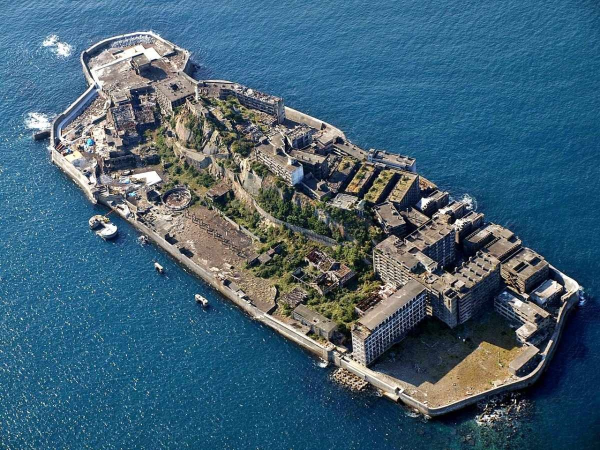
#> input picture ai-video/source-images/aerial_island.jpg, 1200 x 900 px (shown at 1/2 size); its folder holds only this picture in this run
$ python -i shots.py   (imports and definitions only)
#> lines starting #> are read from the running program, lines starting #| are printed output that depends on the picture
### ai-video/render/core.py
"""Core helpers: timing, easing, typography, drawing, image treatment."""
import os
import math
import numpy as np
from PIL import Image, ImageDraw, ImageFont, ImageFilter

W, H = 1920, 1080
FPS = 30
ROOT = os.path.dirname(os.path.dirname(os.path.abspath(__file__)))
FONTS = os.path.join(ROOT, "fonts", "ttf")
SRC = os.path.join(ROOT, "source-images")

# ---------------------------------------------------------------- palette
INK = (10, 13, 17)
BONE = (236, 230, 218)
BONE_DIM = (183, 180, 172)
AMBER = (232, 163, 61)
AMBER_HI = (255, 204, 128)
STEEL = (127, 182, 200)
RED = (198, 78, 58)


# ---------------------------------------------------------------- easing
def clamp(x, a=0.0, b=1.0):
    return a if x < a else (b if x > b else x)


def lerp(a, b, t):
    return a + (b - a) * t


def smooth(t):
    t = clamp(t)
    return t * t * (3 - 2 * t)


def ease_out(t, p=3):
    t = clamp(t)
    return 1 - (1 - t) ** p


def ease_in(t, p=3):
    t = clamp(t)
    return t ** p


def ease_io(t):
    t = clamp(t)
    return 4 * t ** 3 if t < 0.5 else 1 - (-2 * t + 2) ** 3 / 2


def ease_out_expo(t):
    t = clamp(t)
    return 1 if t >= 1 else 1 - 2 ** (-10 * t)


# [17 lines left out: functions rev, pulse, not called in this run]


# ---------------------------------------------------------------- fonts
_font_cache = {}


# [5 lines left out: function font, not called in this run]


F_TITLE = "Anton.ttf"
F_COND = "BebasNeue.ttf"
F_UI = "Inter-latin-500-normal.ttf"
F_UI_B = "Inter-latin-600-normal.ttf"
F_UI_XB = "Inter-latin-700-normal.ttf"
F_MONO = "PlexMono-latin-400-normal.ttf"
F_MONO_M = "PlexMono-latin-500-normal.ttf"
F_JP = "NotoSansJP-700.ttf"


def _mix(a, b, t):
    return tuple(int(round(lerp(a[i], b[i], t))) for i in range(len(a)))


# [83 lines left out: functions text, text_width, wrap, load_plate, grade, bloom_layer, not called in this run]


class Plate:
    """A graded still with a precomputed (half-res) bloom, rendered as a moving crop."""

    # [44 lines left out: functions __init__, crop, kenburns, not called in this run]


# ---------------------------------------------------------------- post FX
def _noise_tiles(n=8, size=512):
#> further down, picture is the input picture: PIL image 1200x900 RGB; mean R, G, B 65.7, 98, 117.3
    rng = np.random.default_rng(7)
    return [rng.normal(0, 1, (size, size, 1)).astype(np.float32) for _ in range(n)]


NOISE = _noise_tiles()
_VIG = None


# [58 lines left out: functions vignette, post, shake, fade, not called in this run]


def solid(color=INK):
    return Image.new("RGB", (W, H), color)


def overlay():
    return Image.new("RGBA", (W, H), (0, 0, 0, 0))


# [5 lines left out: function comp, not called in this run]


# ---------------------------------------------------------------- primitives
def hline(d, x0, x1, y, fill=BONE, alpha=200, width=1):
    d.line([(x0, y), (x1, y)], fill=tuple(fill[:3]) + (int(alpha),), width=width)


def vline(d, x, y0, y1, fill=BONE, alpha=200, width=1):
    d.line([(x, y0), (x, y1)], fill=tuple(fill[:3]) + (int(alpha),), width=width)


# [37 lines left out: functions dashed, dashed_rect, corners, label, not called in this run]


def dot(d, x, y, r, fill=AMBER, alpha=255):
    d.ellipse([x - r, y - r, x + r, y + r], fill=tuple(fill[:3]) + (int(alpha),))


def pin(d, x, y, fill=AMBER, alpha=255, r=5.5):
    dot(d, x, y, r, fill, alpha)
    dot(d, x, y, r * 0.42, BONE, alpha)


# [41 lines left out: functions rings, crosshair, scrim, shader_stripes, not called in this run]

### ai-video/render/shots.py
"""Shot library. Every shot is render(t, dur) -> (PIL RGB frame, PIL RGBA overlay)."""
import json
import math
import random
import numpy as np
from PIL import Image, ImageDraw, ImageFilter
from core import *

# ---------------------------------------------------------------- asset access
_geo = {}
_outline = None
_blocks = None
_plates = {}
_meta = None


# [61 lines left out: functions meta, geo, outline, blocks, plate, island_poly, not called in this run]


def proj(lon, lat, cx, cy, scale):
    return cx + (lon - 129.9) * scale, cy - (lat - 32.75) * scale * 1.22


def darken(img, k=0.5, tint=(1.0, 1.0, 1.0)):
    a = np.asarray(img).astype(np.float32) * k * np.array(tint, dtype=np.float32)
    return Image.fromarray(np.clip(a, 0, 255).astype(np.uint8))


# [6 lines left out: function duotone, not called in this run]


def layer():
    im = Image.new("RGBA", (W, H), (0, 0, 0, 0))
    return im, ImageDraw.Draw(im)


# ================================================================ map engine
SEA = np.array([9, 14, 20], dtype=np.float32)

# [326 lines left out: functions map_render, graticule, map_hud, left_scrim, bottom_scrim, soft_patch and 8 more, not called in this run]


# ================================================================ 07 crowds
def halftone(im, dot=3.2):
#> called with dot = 3.2
    hw, hh = im.size[0] // 2, im.size[1] // 2
#> hw = 600; hh = 450
    im = im.resize((hw, hh), Image.BILINEAR)
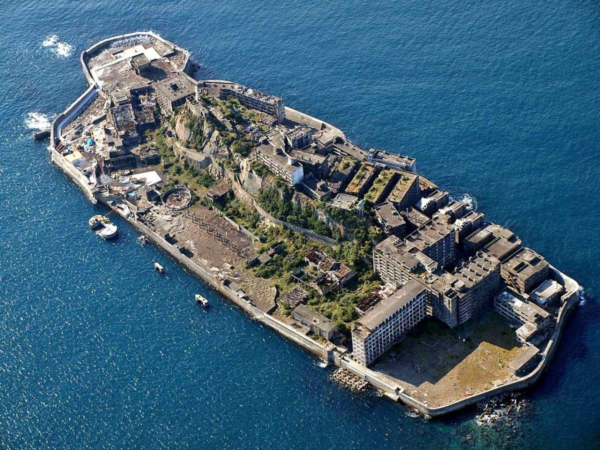
#> im: PIL image 600x450 RGB; mean R, G, B 65.8, 98.1, 117.4
    dot = dot / 2.0
    g = np.asarray(im.convert("L")).astype(np.float32) / 255.0
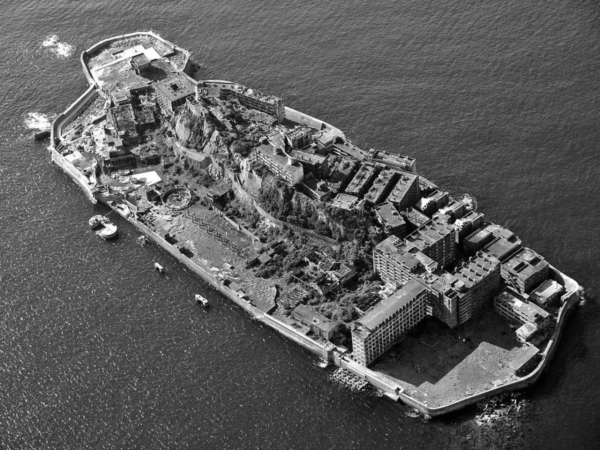
#> g: shape (450, 600) float32; min 0, max 1, mean 0.355
    h, w = g.shape
#> h = 450; w = 600
    yy, xx = np.mgrid[0:h, 0:w]
    pat = 0.5 + 0.5 * np.cos((xx + yy) / dot * math.pi) * np.cos((xx - yy) / dot * math.pi)
    v = np.clip((g - (1 - pat)) * 2.6 + 0.30, 0, 1)
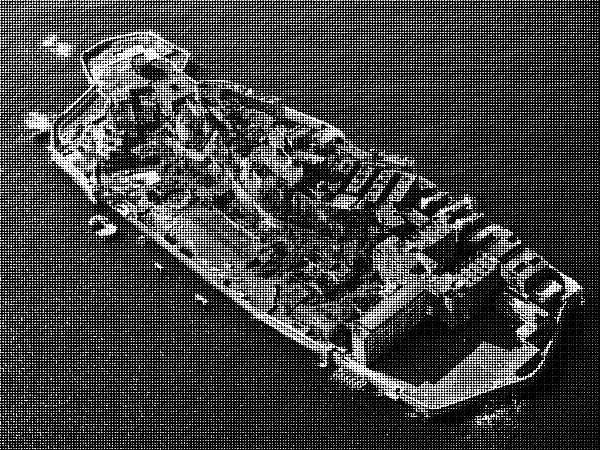
#> v: shape (450, 600) float64; min 0, max 1, mean 0.25
    v = 0.34 + v * 0.66
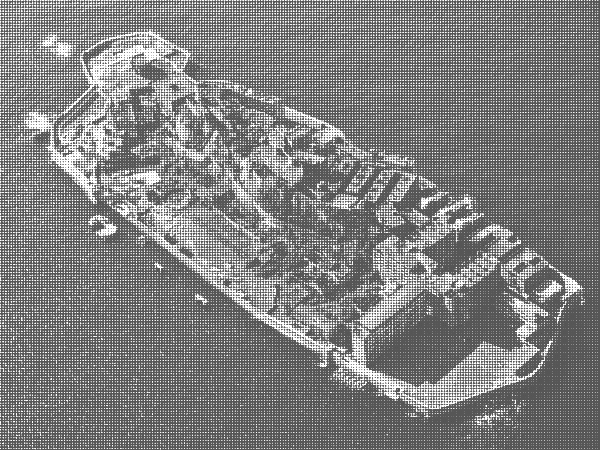
#> v: shape (450, 600) float64; min 0.34, max 1, mean 0.505
    out = np.stack([v * 0.99, v * 0.965, v * 0.93], axis=2) * 255
    return Image.fromarray(np.clip(out, 0, 255).astype(np.uint8)).resize((W, H), Image.BILINEAR)
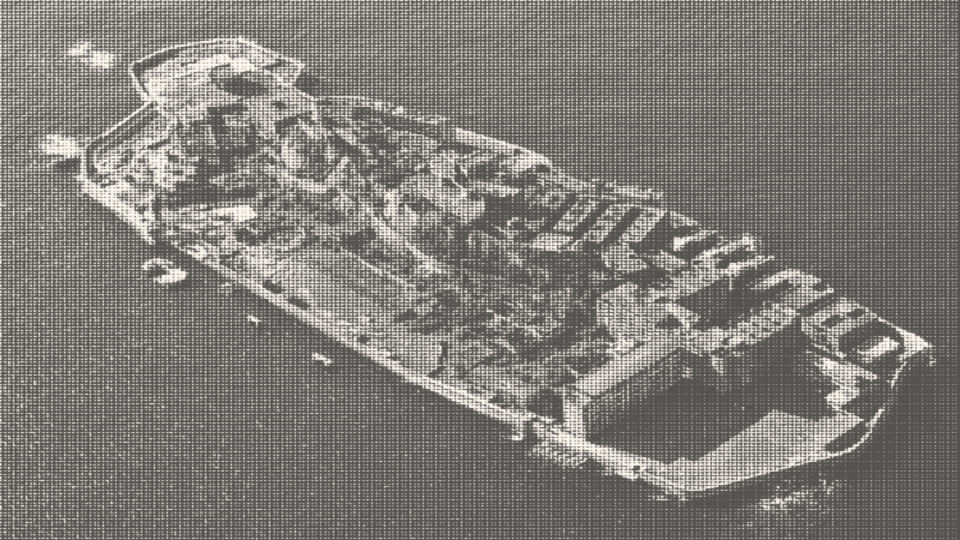
#> returned value: PIL image 1920x1080 RGB (shown at 1/2 size); mean R, G, B 126.9, 123.8, 119.3


# [147 lines left out: functions shot07, shot08, shot09, shot10, shot11, shot12, not called in this run]


SHOTS = [
    (1, shot01, 8.6),
    (2, shot02, 6.0),
    (3, shot03, 4.0),
    (4, shot04, 9.0),
    (5, shot05, 6.6),
    (6, shot06, 5.4),
    (7, shot07, 9.0),
    (8, shot08, 6.4),
    (9, shot09, 7.6),
    (10, shot10, 5.6),
    (11, shot11, 6.2),
    (12, shot12, 5.8),
]


# [7 lines left out: function timeline, not called in this run]

>>> from PIL import Image
>>> picture = Image.open('../source-images/aerial_island.jpg')
>>> result = halftone(picture)

$ run again, on ai-video/source-images/archive_1950s.jpg
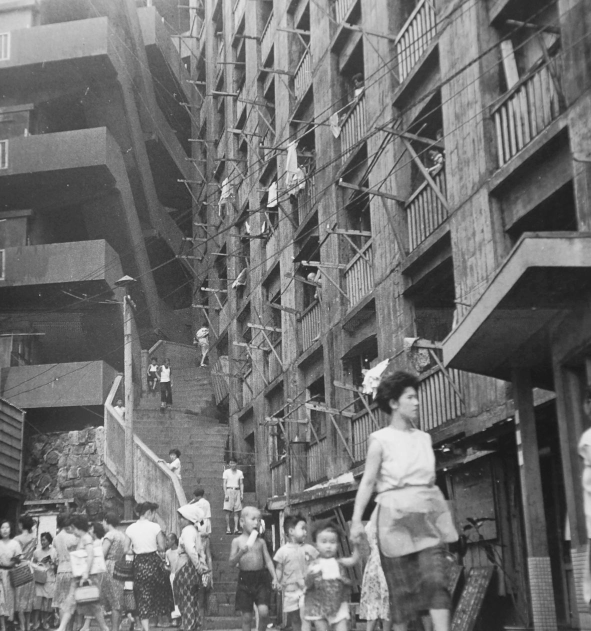
#> input picture ai-video/source-images/archive_1950s.jpg, 1182 x 1262 px (shown at 1/2 size)
#> picture is the input picture: PIL image 1182x1262 RGB; min 20, max 252, mean 113.1
#> in halftone, `v = 0.34 + v * 0.66`:
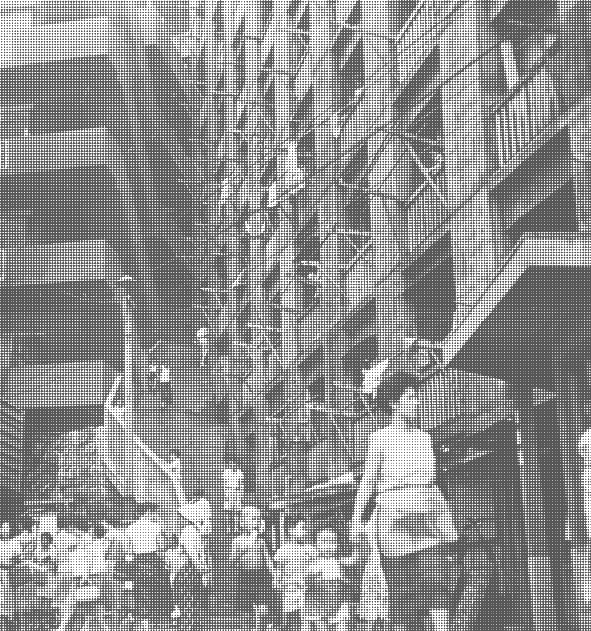
#> v: shape (631, 591) float64; min 0.34, max 1, mean 0.569
#> in halftone, `return Image.fromarray(np.clip(out, 0, 255).astype(np.uint8)).resize((..`:
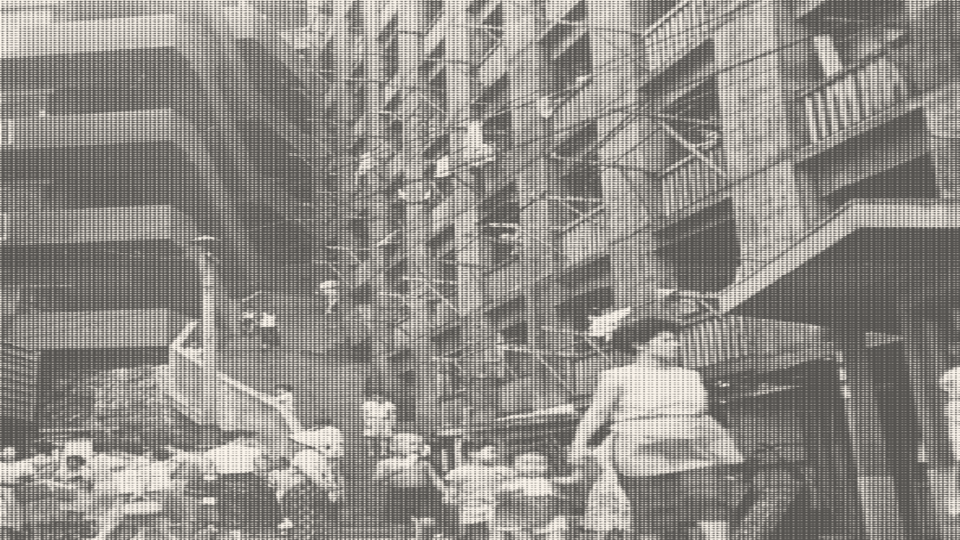
#> returned value: PIL image 1920x1080 RGB (shown at 1/2 size); mean R, G, B 143, 139.5, 134.4

$ run again, on ai-video/source-images/archive_blocks.jpg
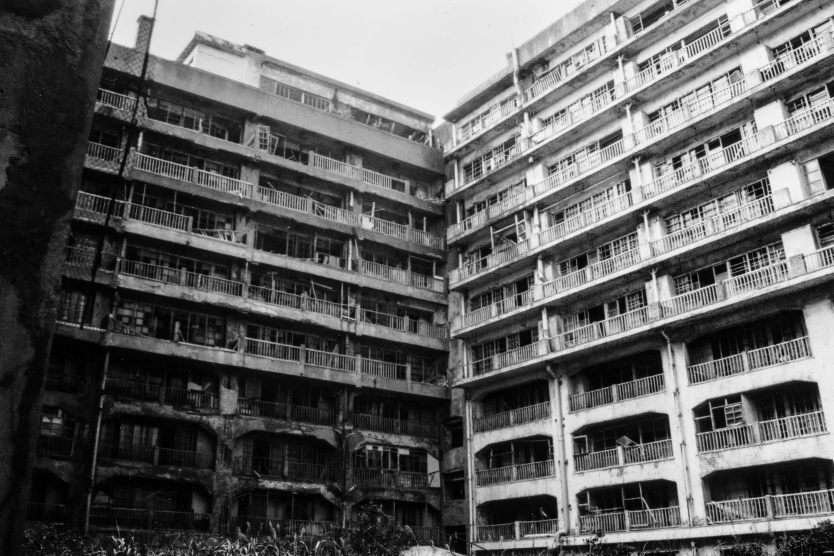
#> input picture ai-video/source-images/archive_blocks.jpg, 2500 x 1667 px (shown at 1/3 size)
#> picture is the input picture: PIL image 2500x1667 RGB; min 0, max 252, mean 96
#> in halftone, `v = 0.34 + v * 0.66`:
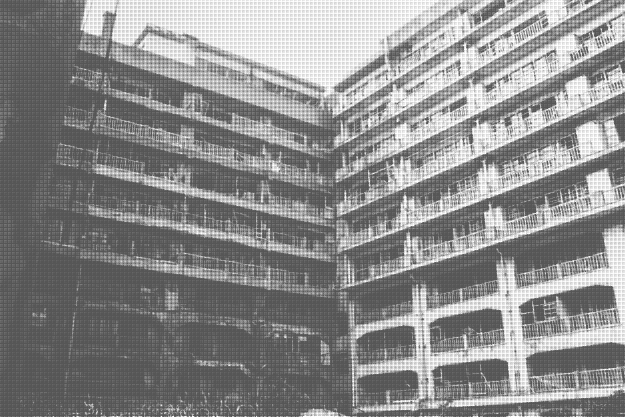
#> v: shape (833, 1250) float64 (shown at 1/2 size); min 0.34, max 1, mean 0.547
#> in halftone, `return Image.fromarray(np.clip(out, 0, 255).astype(np.uint8)).resize((..`:
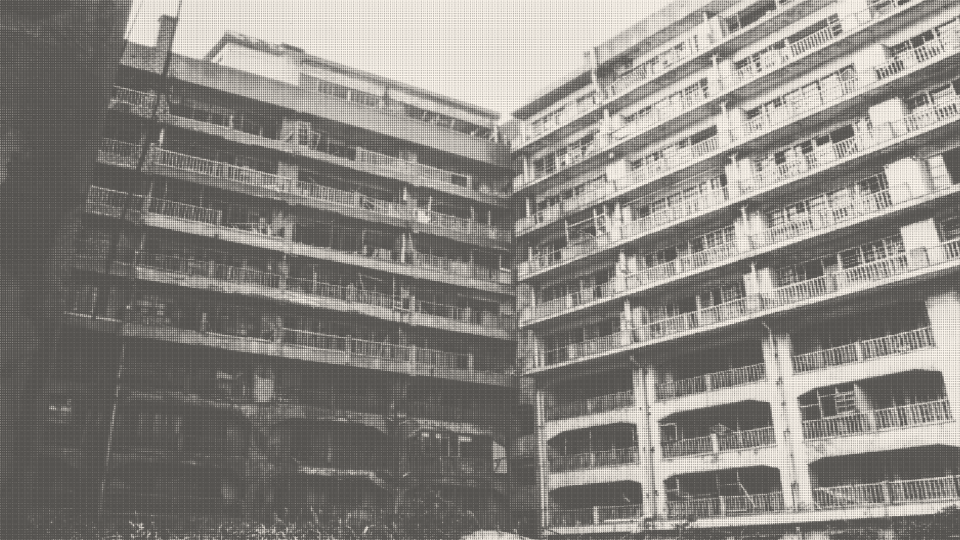
#> returned value: PIL image 1920x1080 RGB (shown at 1/2 size); mean R, G, B 137.4, 134, 129.2

$ run again, on ai-video/source-images/ruins_courtyard.jpg
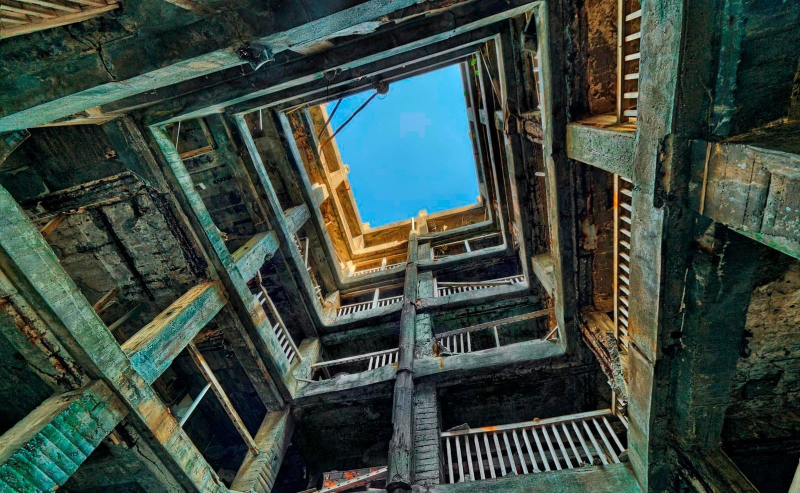
#> input picture ai-video/source-images/ruins_courtyard.jpg, 1600 x 986 px (shown at 1/2 size)
#> picture is the input picture: PIL image 1600x986 RGB; mean R, G, B 57.6, 72.2, 64.6
#> in halftone, `v = 0.34 + v * 0.66`:
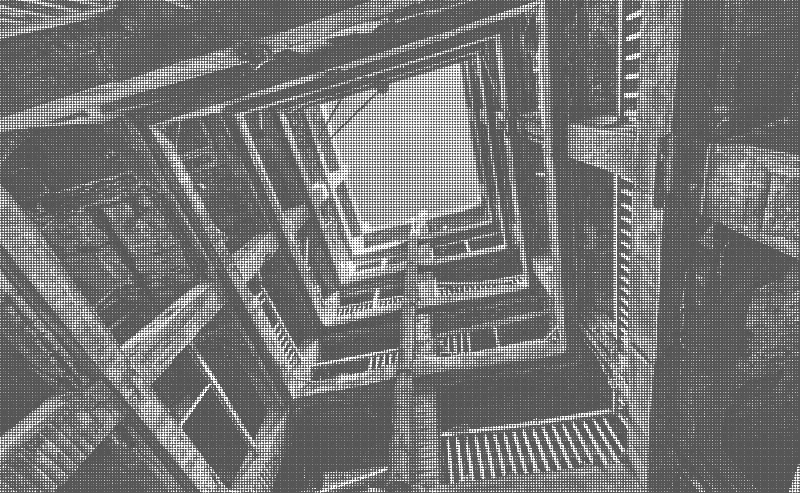
#> v: shape (493, 800) float64; min 0.34, max 1, mean 0.46
#> in halftone, `return Image.fromarray(np.clip(out, 0, 255).astype(np.uint8)).resize((..`:
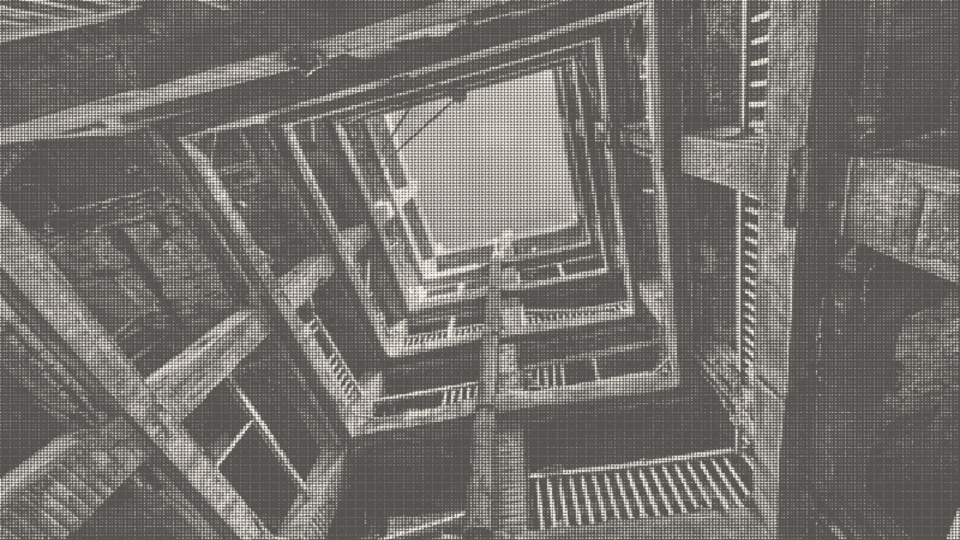
#> returned value: PIL image 1920x1080 RGB (shown at 1/2 size); mean R, G, B 115.4, 112.6, 108.5
